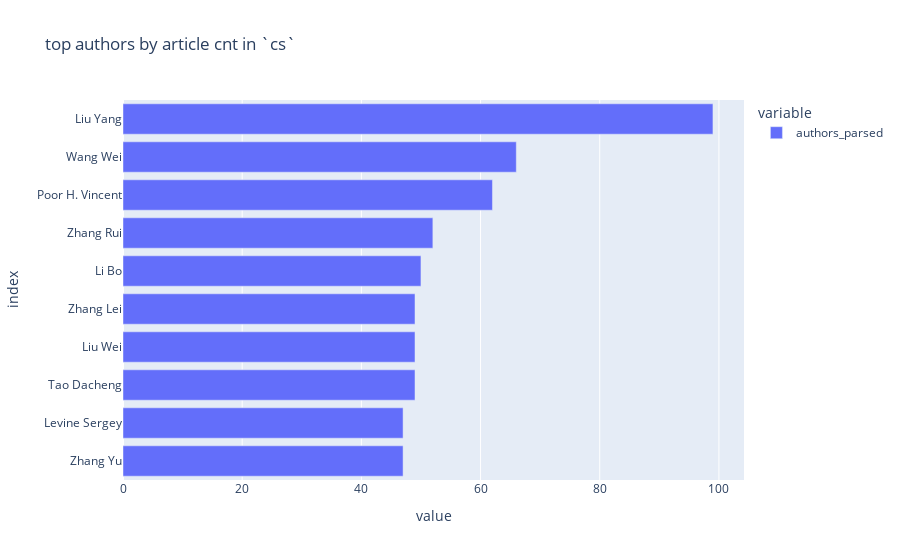

Notebook cell for this chart:
### Code cell
articles_by_author = df.loc[
    category_idx, 
    ['authors_parsed', 'categories']
].explode('authors_parsed')

article_cnt_by_author = \
articles_by_author['authors_parsed'].value_counts().sort_values(ascending=True)

top_n_authors = article_cnt_by_author.iloc[-10:]
px.bar(top_n_authors, orientation='h', title=f'top authors by article cnt in `{cat2_to_explore}`')

### Figure 1 — Plotly figure (JSON) as saved in the notebook; plotly's stock layout.template omitted (floating-point values rounded to 4 significant figures)
{"data": [{"alignmentgroup": "True", "hovertemplate": "variable=authors_parsed<br>value=%{x}<br>index=%{y}<extra></extra>", "legendgroup": "authors_parsed", "marker": {"color": "#636efa", "pattern": {"shape": ""}}, "name": "authors_parsed", "offsetgroup": "authors_parsed", "orientation": "h", "showlegend": true, "textposition": "auto", "type": "bar", "x": [47, 47, 49, 49, 49, 50, 52, 62, 66, 99], "xaxis": "x", "y": ["Zhang Yu", "Levine Sergey", "Tao Dacheng", "Liu Wei", "Zhang Lei", "Li Bo", "Zhang Rui", "Poor H. Vincent", "Wang Wei", "Liu Yang"], "yaxis": "y"}], "layout": {"barmode": "relative", "legend": {"title": {"text": "variable"}, "tracegroupgap": 0}, "title": {"text": "top authors by article cnt in `cs`"}, "xaxis": {"anchor": "y", "domain": [0, 1], "title": {"text": "value"}}, "yaxis": {"anchor": "x", "domain": [0, 1], "title": {"text": "index"}}}}
